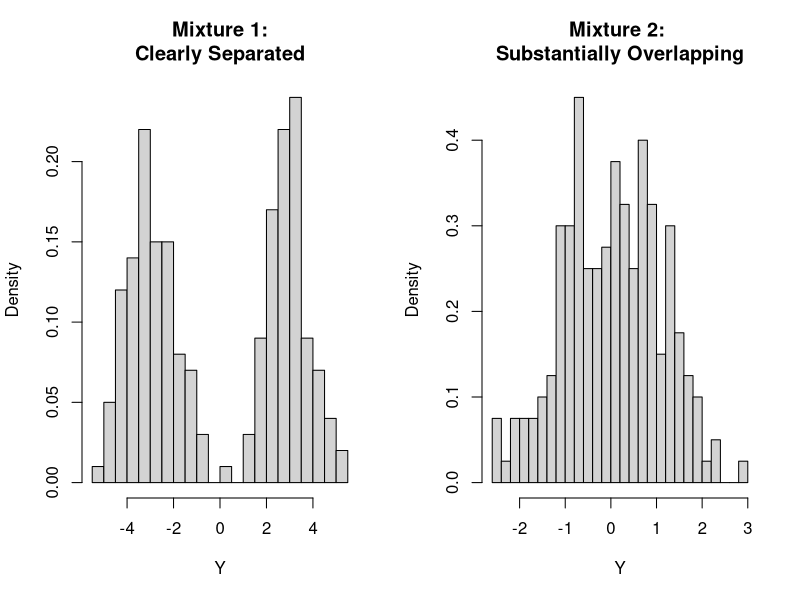
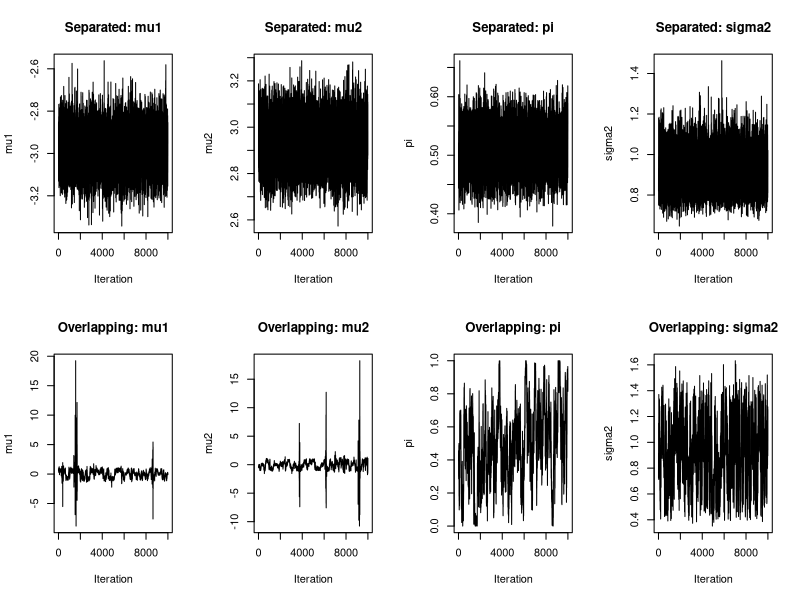
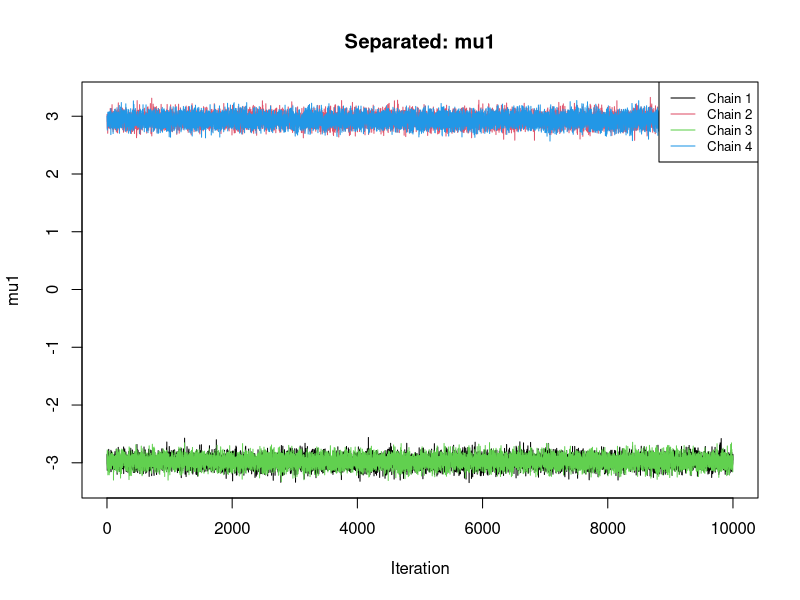
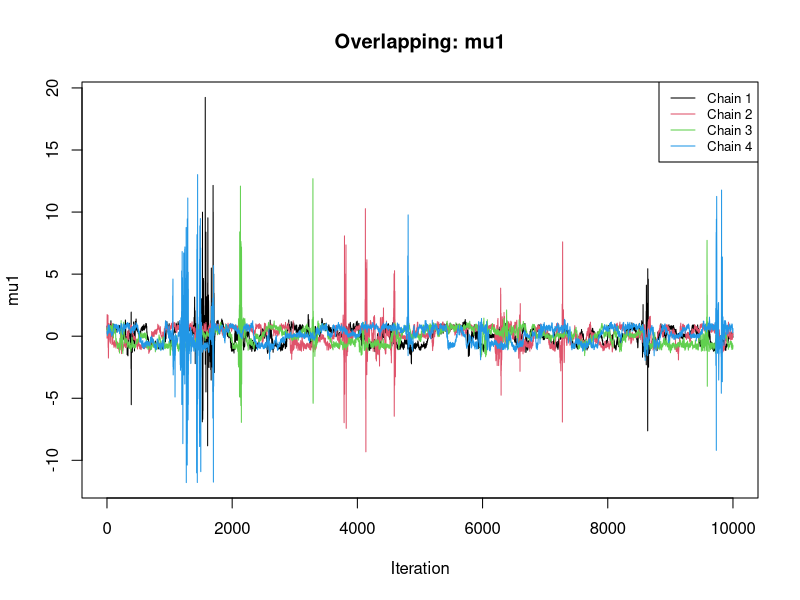
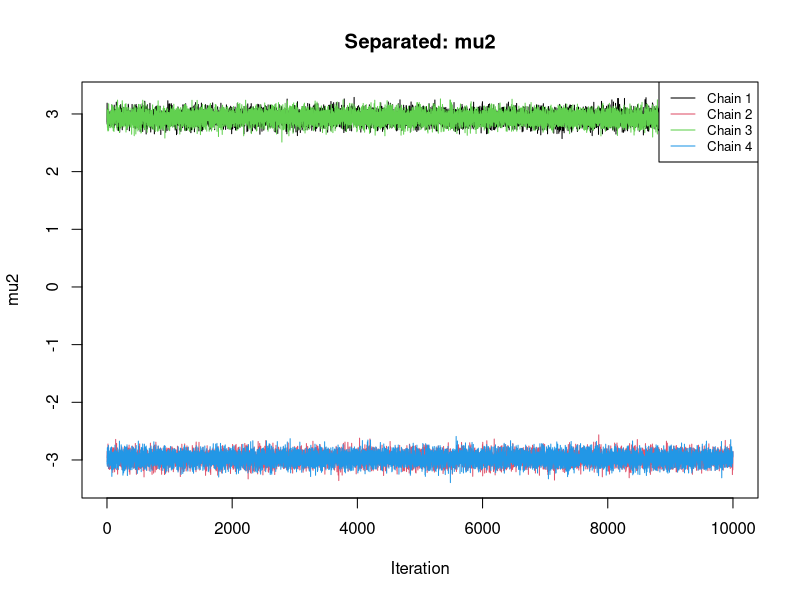
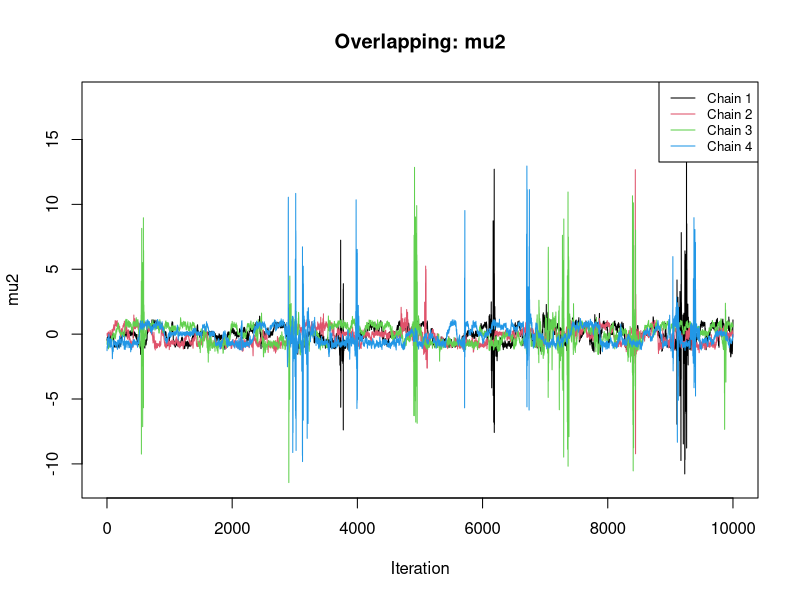
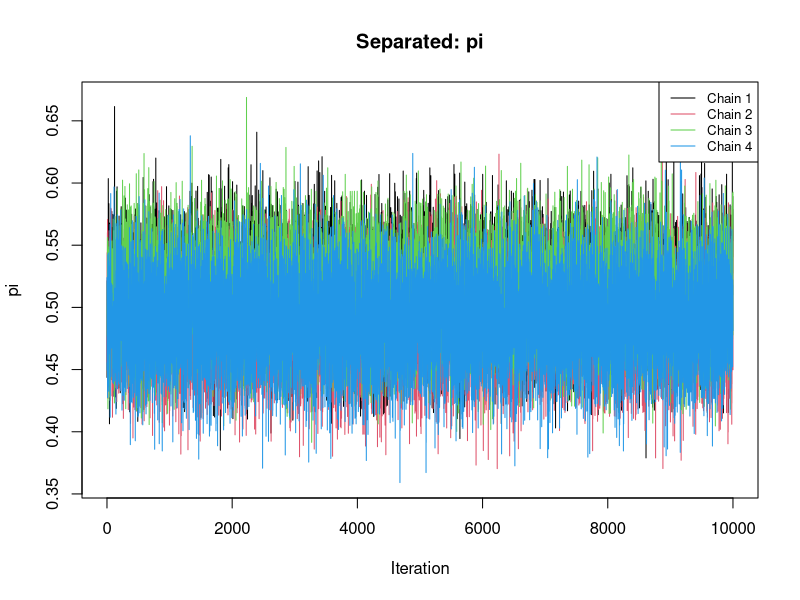
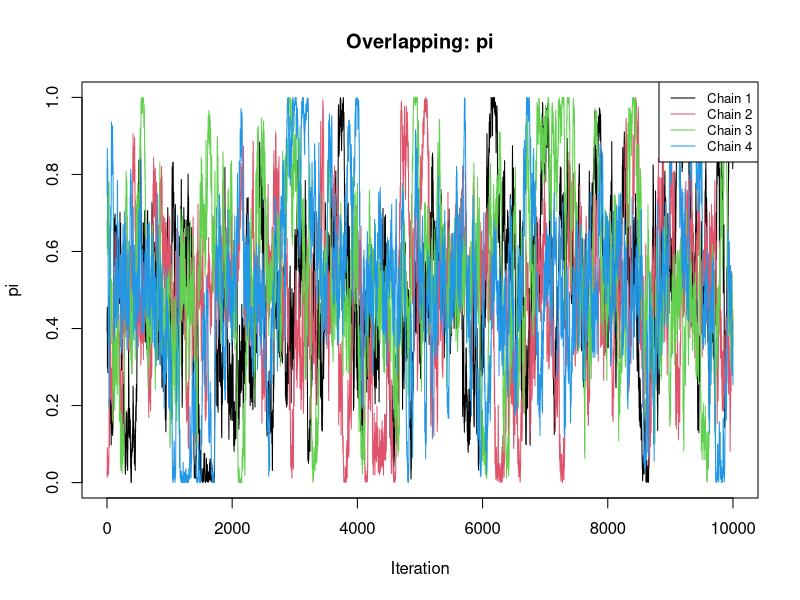

Recreate these plots in R, in order.
## ---- chunk 1
knitr::opts_chunk$set(echo = TRUE)
## ---- chunk 2
#Gibbs sampler


gibbs_sampler <- function(y, n_iter = 12000,
                          m0 = 0, s0 = 1,
                          a = 1, b = 1,
                          alpha0 = 2, beta0 = 1,
                          mu1_init = -1,
                          mu2_init = 1,
                          pi_init = 0.5,
                          sigma2_init = 1) {

  n <- length(y)

  # Store posterior draws
  mu1 <- numeric(n_iter)
  mu2 <- numeric(n_iter)
  pi <- numeric(n_iter)
  sigma2 <- numeric(n_iter)

  # Store latent allocations
  Z <- matrix(NA_integer_, nrow = n_iter, ncol = n)

  # Initial parameter values
  mu1[1] <- mu1_init
  mu2[1] <- mu2_init
  pi[1] <- pi_init
  sigma2[1] <- sigma2_init

  # Initial allocations
  Z[1, ] <- ifelse(y < (mu1_init + mu2_init)/2, 1L, 2L) 

  for (t in 2:n_iter) {
    
    ##########################################
    # (a): Update Z_i
    ##########################################

    #Calculate the log density for component 1
    log_f1 <- dnorm(
      y, mean = mu1[t-1],
      sd = sqrt(sigma2[t-1]),
      log = TRUE
    )

    ##Calculate the log density for component 2
    log_f2 <- dnorm(
      y, mean = mu2[t-1],
      sd = sqrt(sigma2[t-1]),
      log = TRUE
    )

    # Conditional probability of component 1 (P(Z=1|y))
    w <- plogis(
      log(pi[t-1]) + log_f1 -
      log1p(-pi[t-1]) - log_f2
    )

    Z[t, ] <- ifelse(runif(n) < w, 1L, 2L) #if P(Z|y)<pi, assigned to 1L, otherwise assigned to 2L

    z <- Z[t, ]

    n1 <- sum(z == 1)
    n2 <- sum(z == 2)

    ##########################################
    # (b1): Update mu1
    ##########################################

    v1 <- 1 / (n1 / sigma2[t-1] + 1 / s0^2) #conditional variance
    m1 <- v1 * ((sum(y[z == 1]) / sigma2[t-1]) + (m0 / s0^2)) #conditional mean
    
    mu1[t] <- rnorm(1, mean = m1, sd = sqrt(v1)) #Generate a new value for \(\mu_1\)

    ##########################################
    # (b2): Update mu2
    ##########################################

    v2 <- 1 / (n2 / sigma2[t-1] + 1 / s0^2) #conditional variance
    m2 <- v2 * ((sum(y[z == 2]) / sigma2[t-1]) +(m0 / s0^2)) #conditional mean

    mu2[t] <- rnorm(1, mean = m2, sd = sqrt(v2)) #Generate a new value for \(\mu_2\)

    ##########################################
    # (c): Update pi
    ##########################################

    pi[t] <- rbeta(1, shape1 = a + n1, shape2 = b + n2)

    ##########################################
    # Step 5: Update sigma2
    ##########################################

    mu_z <- ifelse(z == 1, mu1[t], mu2[t]) #assign mean corresponding to each observation
    alpha_n <- alpha0 + n / 2
    beta_n <- beta0 + 0.5 * sum((y - mu_z)^2)

    # Inverse-Gamma random variable
    sigma2[t] <- 1 / rgamma(1, shape = alpha_n, rate = beta_n)
  }

  return(list(draws = data.frame(mu1, mu2, pi, sigma2), Z = Z))
}

## ---- chunk 3

simulate_mixture <- function(n, mu1, mu2, sigma2, pi) {

  # Generate component allocations
  z <- ifelse(runif(n) < pi, 1L, 2L)

  # Generate observations from their components
  y <- rnorm(n, mean = ifelse(z == 1, mu1, mu2), sd = sqrt(sigma2)  )

  return(list(y = y, z = z))
}


set.seed(123)

# Mixture 1: Clearly separated
data_sep <- simulate_mixture(
  n = 200,
  mu1 = -3,
  mu2 = 3,
  sigma2 = 1,
  pi = 0.5
)

# Mixture 2: Overlapping
data_overlap <- simulate_mixture(
  n = 200,
  mu1 = -0.5,
  mu2 = 0.5,
  sigma2 = 1,
  pi = 0.5
)

par(mfrow = c(1, 2))

hist(data_sep$y,
     breaks = 25,
     main = "Mixture 1:\nClearly Separated",
     xlab = "Y",
     probability = TRUE)

hist(data_overlap$y,
     breaks = 25,
     main = "Mixture 2: \nSubstantially Overlapping",
     xlab = "Y",
     probability = TRUE)

par(mfrow = c(1, 1))

## ---- chunk 4
# Initial values for the eight chains
initial_values <- list(
  c(-0.5, 0.5),
  c(0.5, -0.5),
  c(-3, 3),
  c(3, -3)
)

run_chains <- function(y, n_iter = 12000) {

  chains <- vector("list", 4)

  for (j in 1:4) {

    chains[[j]] <- gibbs_sampler(
      y = y,
      n_iter = n_iter,
      m0 = 0,
      s0 = 5,
      a = 1,
      b = 1,
      alpha0 = 2,
      beta0 = 1,
      mu1_init = initial_values[[j]][1],
      mu2_init = initial_values[[j]][2],
      pi_init = 0.5,
      sigma2_init = 1
    )
  }

  return(chains)
}

#run both simulations
set.seed(111)
chains_sep <- run_chains(data_sep$y)

set.seed(222)
chains_overlap <- run_chains(data_overlap$y)

#Remove burn in
burnin <- 2000

keep_sep <- lapply(chains_sep, function(x) {x$draws[-(1:burnin), ]})
keep_overlap <- lapply(chains_overlap, function(x) {x$draws[-(1:burnin), ]})

## ---- chunk 5
par(mfrow = c(2, 4))

# Clearly separated
for (parameter in c("mu1", "mu2", "pi", "sigma2")) {
  plot(
    keep_sep[[1]][[parameter]],
    type = "l",
    main = paste("Separated:", parameter),
    xlab = "Iteration",
    ylab = parameter
  )
}

# Overlapping
for (parameter in c("mu1", "mu2", "pi", "sigma2")) {
  plot(
    keep_overlap[[1]][[parameter]],
    type = "l",
    main = paste("Overlapping:", parameter),
    xlab = "Iteration",
    ylab = parameter
  )
}

par(mfrow = c(1, 1))

## ---- chunk 6
plot_chains <- function(chains, parameter, title) {

  values <- lapply(chains, function(x) x[[parameter]])

  plot(values[[1]], type = "l",
       ylim = range(unlist(values)),
       col = 1,
       main = title,
       xlab = "Iteration",
       ylab = parameter)

  for (j in 2:length(values)) {
    lines(values[[j]], col = j)
  }

  legend("topright",
         legend = paste("Chain", 1:length(values)),
         col = seq_along(values),
         lty = 1,
         cex = 0.8)
}

## ---- chunk 7


plot_chains(
  keep_sep,
  parameter = "mu1",
  title = "Separated: mu1"
)

plot_chains(
  keep_overlap,
  parameter = "mu1",
  title = "Overlapping: mu1"
)

## ---- chunk 8


plot_chains(
  keep_sep,
  parameter = "mu2",
  title = "Separated: mu2"
)

plot_chains(
  keep_overlap,
  parameter = "mu2",
  title = "Overlapping: mu2"
)

## ---- chunk 9

plot_chains(
  keep_sep,
  parameter = "pi",
  title = "Separated: pi"
)

plot_chains(
  keep_overlap,
  parameter = "pi",
  title = "Overlapping: pi"
)


## ---- chunk 10

plot_chains(
  keep_sep,
  parameter = "sigma2",
  title = "Separated: sigma2"
)

plot_chains(
  keep_overlap,
  parameter = "sigma2",
  title = "Overlapping: sigma2"
)


## ---- chunk 11
data_sep_c <- simulate_mixture(
  n = 200,
  mu1 = -3,
  mu2 = 3,
  sigma2 = 1,
  pi = 0.3
)
#change the pi to 0.3, so that it make it easier to identify the  label switching

set.seed(111)
chains_sep_c <- run_chains(data_sep_c$y)

keep_sep_c <- lapply(chains_sep_c, function(x) {x$draws[-(1:burnin), ]})

## ---- chunk 12

#Label switching for means

draws <- chains_sep_c[[1]]$draws

burnin <- 2000
draws <- draws[-(1:burnin), ]

par(mfrow = c(1, 2))

for (j in 1:2) {

  d <- chains_sep_c[[j]]$draws
  d <- d[-(1:burnin), ]

  plot(d$mu1,
       type = "l",
       col = "blue",
       ylim = range(d$mu1, d$mu2),
       main = paste("Chain", j),
       xlab = "Iteration",
       ylab = "Mean")

  lines(d$mu2, col = "red")
  
  
}


#Label switching for pi

par(mfrow = c(1, 2))

for (j in 1:2) {

  d <- chains_sep_c[[j]]$draws
  d <- d[-(1:burnin), ]

  plot(
    d$pi,
    type = "l",
    col = "blue",
    ylim = c(0, 1),
    main = paste("Chain", j, ": pi"),
    xlab = "Iteration",
    ylab = "pi"
  )

  abline(h = 0.5, col = "red", lty = 2)
}

## ---- chunk 13


all_draws <- do.call(
  rbind,
  lapply(chains_sep_c, function(x) {
    x$draws[-(1:burnin), ]
  })
)


# Post-process posterior samples
ordered_draws <- data.frame(

  mu_low = pmin(all_draws$mu1, all_draws$mu2),
  mu_high = pmax(all_draws$mu1, all_draws$mu2),

  pi_low = ifelse(
    all_draws$mu1 < all_draws$mu2,
    all_draws$pi,
    1 - all_draws$pi
  ),

  sigma2 = all_draws$sigma2
)

#plot

par(mfrow = c(2, 2))

hist(
  all_draws$mu1,
  breaks = 50,
  main = "Original mu1",
  xlab = "mu1"
)

hist(
  all_draws$mu2,
  breaks = 50,
  main = "Original mu2",
  xlab = "mu2"
)

hist(
  ordered_draws$mu_low,
  breaks = 50,
  main = "Lower Component Mean",
  xlab = "mu_low"
)

hist(
  ordered_draws$mu_high,
  breaks = 50,
  main = "Higher Component Mean",
  xlab = "mu_high"
)

par(mfrow = c(1, 1))


#Posterior means

# Before post-processing
colMeans(all_draws)

# After post-processing
colMeans(ordered_draws)


## ---- chunk 14
